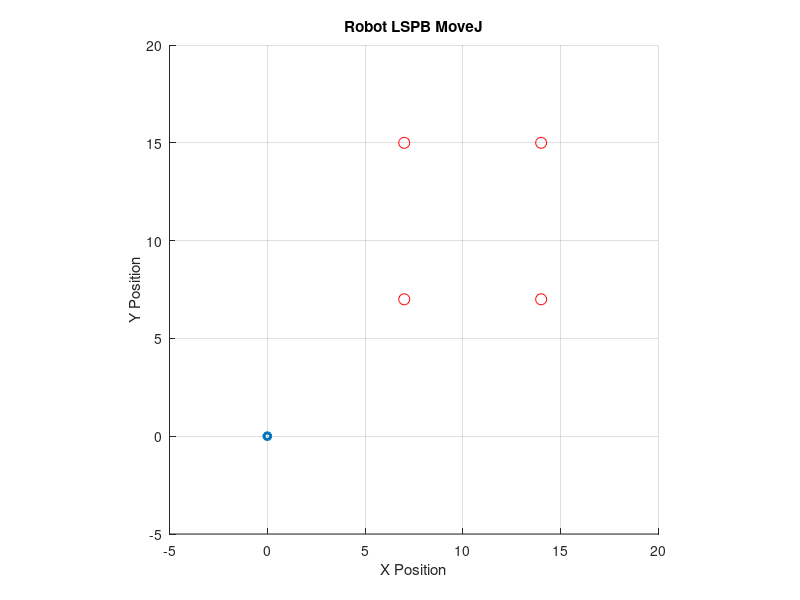

MATLAB code for this plot: (Note: this script raises an error after producing the figure.)
clc;
clear;

l1 = 11; % from HW 1
l2 = 10; % from HW 1

waypoints = [7, 7;  14, 7;  14, 15; 7, 15]; % form a rectangle

initial_pose = [pi/2, -pi/2]; % initial L pose

% given data
time = 1; % each position is 1 second apart
dt = 0.1; % sampling resolution

% initialize arrays
theta1 = [];
theta2 = [];
x = [];
y = [];


% robot figure

figure;
hold on;
axis equal;
grid on;
axis([-5 20 -5 20]);
title('Robot LSPB MoveJ');
xlabel('X Position');
ylabel('Y Position');

plot(waypoints(:,1), waypoints(:,2), 'ro', 'MarkerSize', 8); %waypoint

robot_line = plot([0, 0], [0, 0], '-o', 'LineWidth', 2, 'MarkerSize', 5); %robot line


% moving with LSPB

current_pose = initial_pose;

for i = 1:size(waypoints,1)

    target_values = waypoints(i, :);
    
    final_pose = inverse_kinematics(target_values, l1, l2);
    
    [theta1_trajectory, theta2_trajectory] = LSPB_trajectory(current_pose, final_pose, time, dt);
    
    theta1 = [theta1, theta1_trajectory];
    theta2 = [theta2, theta2_trajectory];
    
    [x_trajectory, y_trajectory] = forward_kinematics(theta1_trajectory, theta2_trajectory, l1, l2);
    x = [x, x_trajectory];
    y = [y, y_trajectory];


    for j = 1:length(x_trajectory)
        set(robot_line, 'XData', [0, l1*cos(theta1_trajectory(j)), x_trajectory(j)], 'YData', [0, l1*sin(theta1_trajectory(j)), y_trajectory(j)]);
        pause(0.1);
    end
 
    current_pose = final_pose;
end


% config space trajectory

figure;
subplot(2,1,1);
plot(0:dt:(length(theta1)-1)*dt, theta1, 'b', 'LineWidth', 1.5);
hold on;
plot(0:dt:(length(theta2)-1)*dt, theta2, 'r', 'LineWidth', 1.5);
xlabel('Time');
ylabel('Joint Angles (rad)');
title('Joint Trajectory (\theta_1, \theta_2)');
legend('\theta_1', '\theta_2');
grid on;


%  workspace trajectory

subplot(2,1,2);
plot(x, y, 'b-o', 'LineWidth', 1.5);
hold on;
plot(waypoints(:,1), waypoints(:,2), 'ro', 'MarkerSize', 8, 'MarkerFaceColor', 'r');
xlabel('X');
ylabel('Y');
title('Workspace Trajectory (X, Y)');
grid on;








% IK function 
function theta = inverse_kinematics(target, l1, l2)
   
    x = target(1);
    y = target(2);
    
    D = (x^2 + y^2 - l1^2 - l2^2) / (2 * l1 * l2);
    
    theta2_ik = atan2(-sqrt(1 - D^2), D);

    theta1_ik = atan2(y, x) - atan2(l2 * sin(theta2_ik), l1 + l2 * cos(theta2_ik));

    theta = [theta1_ik, theta2_ik];

    
    
end




% FK function
function [x_trajectory, y_trajectory] = forward_kinematics(theta1, theta2, l1, l2)

    x1 = l1 * cos(theta1);
    y1 = l1 * sin(theta1);
    
    x2 = x1 + l2 * cos(theta1 + theta2);
    y2 = y1 + l2 * sin(theta1 + theta2);

    x_trajectory = x2;
    y_trajectory = y2;
end




% LSPB

function [theta1_traj, theta2_traj] = LSPB_trajectory(q0, qf, tf, dt)
    
    q0_1 = q0(1);
    q0_2 = q0(2);
    qf_1 = qf(1);
    qf_2 = qf(2);

    
    tb = 0.333; % blending time = 1/3 (from textbook)
    V_1 = (qf_1 - q0_1) / (tf - tb);
    V_2 = (qf_2 - q0_2) / (tf - tb);
    V_peak_1 = V_1 * 1.5;
    V_peak_2 = V_2 * 1.5;


    t = 0:dt:tf;
    theta1_traj = zeros(size(t));
    theta2_traj = zeros(size(t));


    for i = 1:length(t)
        if t(i) < tb
            theta1_traj(i) = q0_1 + (V_peak_1 / (2*tb)) * t(i)^2;
            theta2_traj(i) = q0_2 + (V_peak_2 / (2*tb)) * t(i)^2;
        elseif t(i) < (tf - tb)
            theta1_traj(i) = q0_1 + V_peak_1 * (t(i) - tb / 2);
            theta2_traj(i) = q0_2 + V_peak_2 * (t(i) - tb / 2);
        else
            theta1_traj(i) = qf_1;
            theta2_traj(i) = qf_2;
        end
    end
end
